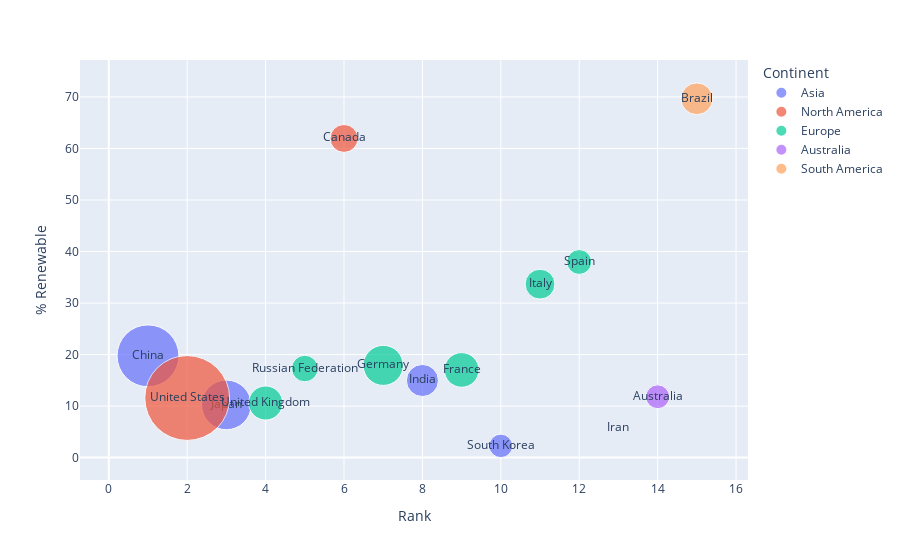

The cell this chart's notebook holds for it:
### Code cell
import plotly.express as px
merged_data['2015'] = merged_data['2015'].fillna(0)
fig = px.scatter(merged_data, x='Rank', y='% Renewable', 
                 size='2015',
                 color='Continent',
                 hover_name=merged_data.index,
                 size_max=60,
                 text=merged_data.index
                )
fig

### Figure 1 — Plotly figure (JSON) as saved in the notebook; plotly's stock layout.template omitted (floating-point values rounded to 4 significant figures)
{"data": [{"hovertemplate": "<b>%{hovertext}</b><br><br>Continent=Asia<br>Rank=%{x}<br>% Renewable=%{y}<br>2015=%{marker.size}<br>Country=%{text}<extra></extra>", "hovertext": ["China", "Japan", "India", "South Korea", "Iran"], "legendgroup": "Asia", "marker": {"color": "#636efa", "size": [8798000000000.0, 5670000000000.0, 2367000000000.0, 1267000000000.0, 0], "sizemode": "area", "sizeref": 4597000000.0, "symbol": "circle"}, "mode": "markers+text", "name": "Asia", "orientation": "v", "showlegend": true, "text": ["China", "Japan", "India", "South Korea", "Iran"], "type": "scatter", "x": [1, 3, 8, 10, 13], "xaxis": "x", "y": [19.75, 10.23, 14.97, 2.279, 5.708], "yaxis": "y"}, {"hovertemplate": "<b>%{hovertext}</b><br><br>Continent=North America<br>Rank=%{x}<br>% Renewable=%{y}<br>2015=%{marker.size}<br>Country=%{text}<extra></extra>", "hovertext": ["United States", "Canada"], "legendgroup": "North America", "marker": {"color": "#EF553B", "size": [16548573278300, 1793000000000.0], "sizemode": "area", "sizeref": 4597000000.0, "symbol": "circle"}, "mode": "markers+text", "name": "North America", "orientation": "v", "showlegend": true, "text": ["United States", "Canada"], "type": "scatter", "x": [2, 6], "xaxis": "x", "y": [11.57, 61.95], "yaxis": "y"}, {"hovertemplate": "<b>%{hovertext}</b><br><br>Continent=Europe<br>Rank=%{x}<br>% Renewable=%{y}<br>2015=%{marker.size}<br>Country=%{text}<extra></extra>", "hovertext": ["United Kingdom", "Russian Federation", "Germany", "France", "Italy", "Spain"], "legendgroup": "Europe", "marker": {"color": "#00cc96", "size": [2666000000000.0, 1616000000000.0, 3686000000000.0, 2761000000000.0, 2049000000000.0, 1420000000000.0], "sizemode": "area", "sizeref": 4597000000.0, "symbol": "circle"}, "mode": "markers+text", "name": "Europe", "orientation": "v", "showlegend": true, "text": ["United Kingdom", "Russian Federation", "Germany", "France", "Italy", "Spain"], "type": "scatter", "x": [4, 5, 7, 9, 11, 12], "xaxis": "x", "y": [10.6, 17.29, 17.9, 17.02, 33.67, 37.97], "yaxis": "y"}, {"hovertemplate": "<b>%{hovertext}</b><br><br>Continent=Australia<br>Rank=%{x}<br>% Renewable=%{y}<br>2015=%{marker.size}<br>Country=%{text}<extra></extra>", "hovertext": ["Australia"], "legendgroup": "Australia", "marker": {"color": "#ab63fa", "size": [1301000000000.0], "sizemode": "area", "sizeref": 4597000000.0, "symbol": "circle"}, "mode": "markers+text", "name": "Australia", "orientation": "v", "showlegend": true, "text": ["Australia"], "type": "scatter", "x": [14], "xaxis": "x", "y": [11.81], "yaxis": "y"}, {"hovertemplate": "<b>%{hovertext}</b><br><br>Continent=South America<br>Rank=%{x}<br>% Renewable=%{y}<br>2015=%{marker.size}<br>Country=%{text}<extra></extra>", "hovertext": ["Brazil"], "legendgroup": "South America", "marker": {"color": "#FFA15A", "size": [2319000000000.0], "sizemode": "area", "sizeref": 4597000000.0, "symbol": "circle"}, "mode": "markers+text", "name": "South America", "orientation": "v", "showlegend": true, "text": ["Brazil"], "type": "scatter", "x": [15], "xaxis": "x", "y": [69.65], "yaxis": "y"}], "layout": {"legend": {"itemsizing": "constant", "title": {"text": "Continent"}, "tracegroupgap": 0}, "margin": {"t": 60}, "xaxis": {"anchor": "y", "domain": [0, 1], "title": {"text": "Rank"}}, "yaxis": {"anchor": "x", "domain": [0, 1], "title": {"text": "% Renewable"}}}}
